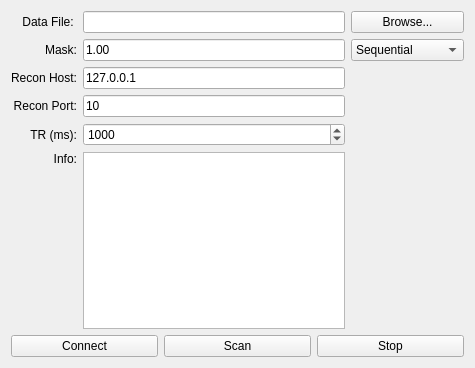
<?xml version="1.0" encoding="UTF-8"?>
<ui version="4.0">
 <class>MainWindow</class>
 <widget class="QMainWindow" name="MainWindow">
  <property name="geometry">
   <rect>
    <x>0</x>
    <y>0</y>
    <width>475</width>
    <height>368</height>
   </rect>
  </property>
  <property name="windowTitle">
   <string>Virtual MRI Console</string>
  </property>
  <widget class="QWidget" name="centralWidget">
   <layout class="QGridLayout" name="gridLayout_2">
    <item row="0" column="0">
     <layout class="QVBoxLayout" name="verticalLayout">
      <item>
       <layout class="QGridLayout" name="gridLayout">
        <item row="0" column="0">
         <widget class="QLabel" name="label">
          <property name="text">
           <string>Data File: </string>
          </property>
          <property name="alignment">
           <set>Qt::AlignRight|Qt::AlignTrailing|Qt::AlignVCenter</set>
          </property>
         </widget>
        </item>
        <item row="3" column="1">
         <widget class="QLineEdit" name="editReconPort">
          <property name="text">
           <string>10</string>
          </property>
         </widget>
        </item>
        <item row="5" column="1">
         <widget class="QPlainTextEdit" name="editInfo"/>
        </item>
        <item row="4" column="0">
         <widget class="QLabel" name="label_5">
          <property name="text">
           <string>TR (ms):</string>
          </property>
          <property name="alignment">
           <set>Qt::AlignRight|Qt::AlignTrailing|Qt::AlignVCenter</set>
          </property>
         </widget>
        </item>
        <item row="0" column="2">
         <widget class="QPushButton" name="browsedatabutton">
          <property name="text">
           <string>Browse...</string>
          </property>
         </widget>
        </item>
        <item row="4" column="1">
         <widget class="QSpinBox" name="editTR">
          <property name="maximum">
           <number>99999</number>
          </property>
          <property name="value">
           <number>1000</number>
          </property>
         </widget>
        </item>
        <item row="2" column="1">
         <widget class="QLineEdit" name="editReconHost">
          <property name="text">
           <string>127.0.0.1</string>
          </property>
         </widget>
        </item>
        <item row="1" column="0">
         <widget class="QLabel" name="label_2">
          <property name="text">
           <string>Mask:</string>
          </property>
          <property name="alignment">
           <set>Qt::AlignRight|Qt::AlignTrailing|Qt::AlignVCenter</set>
          </property>
         </widget>
        </item>
        <item row="5" column="0">
         <widget class="QLabel" name="label_6">
          <property name="text">
           <string>Info:</string>
          </property>
          <property name="alignment">
           <set>Qt::AlignRight|Qt::AlignTop|Qt::AlignTrailing</set>
          </property>
         </widget>
        </item>
        <item row="0" column="1">
         <widget class="QLineEdit" name="editDataFile"/>
        </item>
        <item row="1" column="1">
         <widget class="QLineEdit" name="editMaskFile">
          <property name="text">
           <string>1.00</string>
          </property>
          <property name="placeholderText">
           <string>sample rate</string>
          </property>
         </widget>
        </item>
        <item row="2" column="0">
         <widget class="QLabel" name="label_3">
          <property name="text">
           <string>Recon Host:</string>
          </property>
          <property name="alignment">
           <set>Qt::AlignRight|Qt::AlignTrailing|Qt::AlignVCenter</set>
          </property>
         </widget>
        </item>
        <item row="3" column="0">
         <widget class="QLabel" name="label_4">
          <property name="text">
           <string>Recon Port:</string>
          </property>
          <property name="alignment">
           <set>Qt::AlignRight|Qt::AlignTrailing|Qt::AlignVCenter</set>
          </property>
         </widget>
        </item>
        <item row="1" column="2">
         <widget class="QComboBox" name="maskComboBox">
          <item>
           <property name="text">
            <string>Sequential</string>
           </property>
          </item>
          <item>
           <property name="text">
            <string>FromCenter</string>
           </property>
          </item>
          <item>
           <property name="text">
            <string>FromSide</string>
           </property>
          </item>
          <item>
           <property name="text">
            <string>EqualSampling</string>
           </property>
          </item>
          <item>
           <property name="text">
            <string>Customization</string>
           </property>
          </item>
         </widget>
        </item>
       </layout>
      </item>
      <item>
       <layout class="QHBoxLayout" name="horizontalLayout">
        <item>
         <widget class="QPushButton" name="connectButton">
          <property name="text">
           <string>Connect</string>
          </property>
         </widget>
        </item>
        <item>
         <widget class="QPushButton" name="scanButton">
          <property name="text">
           <string>Scan</string>
          </property>
         </widget>
        </item>
        <item>
         <widget class="QPushButton" name="stopButton">
          <property name="text">
           <string>Stop</string>
          </property>
         </widget>
        </item>
       </layout>
      </item>
     </layout>
    </item>
   </layout>
  </widget>
 </widget>
 <layoutdefault spacing="6" margin="11"/>
 <resources/>
 <connections/>
</ui>
